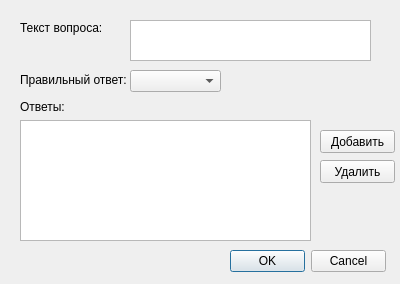
<?xml version="1.0" encoding="UTF-8"?>
<ui version="4.0">
 <class>EditQuestion</class>
 <widget class="QDialog" name="EditQuestion">
  <property name="geometry">
   <rect>
    <x>0</x>
    <y>0</y>
    <width>400</width>
    <height>284</height>
   </rect>
  </property>
  <property name="windowTitle">
   <string>Dialog</string>
  </property>
  <widget class="QDialogButtonBox" name="buttonBox">
   <property name="geometry">
    <rect>
     <x>230</x>
     <y>250</y>
     <width>156</width>
     <height>23</height>
    </rect>
   </property>
   <property name="orientation">
    <enum>Qt::Horizontal</enum>
   </property>
   <property name="standardButtons">
    <set>QDialogButtonBox::Cancel|QDialogButtonBox::Ok</set>
   </property>
  </widget>
  <widget class="QLabel" name="label">
   <property name="geometry">
    <rect>
     <x>20</x>
     <y>20</y>
     <width>101</width>
     <height>16</height>
    </rect>
   </property>
   <property name="text">
    <string>Текст вопроса:</string>
   </property>
  </widget>
  <widget class="QTextEdit" name="questoinText">
   <property name="geometry">
    <rect>
     <x>130</x>
     <y>20</y>
     <width>241</width>
     <height>41</height>
    </rect>
   </property>
  </widget>
  <widget class="QLabel" name="label_2">
   <property name="geometry">
    <rect>
     <x>20</x>
     <y>70</y>
     <width>141</width>
     <height>20</height>
    </rect>
   </property>
   <property name="text">
    <string>Правильный ответ:</string>
   </property>
  </widget>
  <widget class="QComboBox" name="comboBox">
   <property name="geometry">
    <rect>
     <x>130</x>
     <y>70</y>
     <width>91</width>
     <height>22</height>
    </rect>
   </property>
  </widget>
  <widget class="QLabel" name="label_3">
   <property name="geometry">
    <rect>
     <x>20</x>
     <y>100</y>
     <width>46</width>
     <height>13</height>
    </rect>
   </property>
   <property name="text">
    <string>Ответы:</string>
   </property>
  </widget>
  <widget class="QListWidget" name="answersList">
   <property name="geometry">
    <rect>
     <x>20</x>
     <y>120</y>
     <width>291</width>
     <height>121</height>
    </rect>
   </property>
  </widget>
  <widget class="QPushButton" name="addAnswer">
   <property name="geometry">
    <rect>
     <x>320</x>
     <y>130</y>
     <width>75</width>
     <height>23</height>
    </rect>
   </property>
   <property name="text">
    <string>Добавить</string>
   </property>
  </widget>
  <widget class="QPushButton" name="delAnswer">
   <property name="geometry">
    <rect>
     <x>320</x>
     <y>160</y>
     <width>75</width>
     <height>23</height>
    </rect>
   </property>
   <property name="text">
    <string>Удалить</string>
   </property>
  </widget>
 </widget>
 <resources/>
 <connections>
  <connection>
   <sender>buttonBox</sender>
   <signal>accepted()</signal>
   <receiver>EditQuestion</receiver>
   <slot>accept()</slot>
   <hints>
    <hint type="sourcelabel">
     <x>248</x>
     <y>254</y>
    </hint>
    <hint type="destinationlabel">
     <x>157</x>
     <y>274</y>
    </hint>
   </hints>
  </connection>
  <connection>
   <sender>buttonBox</sender>
   <signal>rejected()</signal>
   <receiver>EditQuestion</receiver>
   <slot>reject()</slot>
   <hints>
    <hint type="sourcelabel">
     <x>316</x>
     <y>260</y>
    </hint>
    <hint type="destinationlabel">
     <x>286</x>
     <y>274</y>
    </hint>
   </hints>
  </connection>
 </connections>
</ui>
